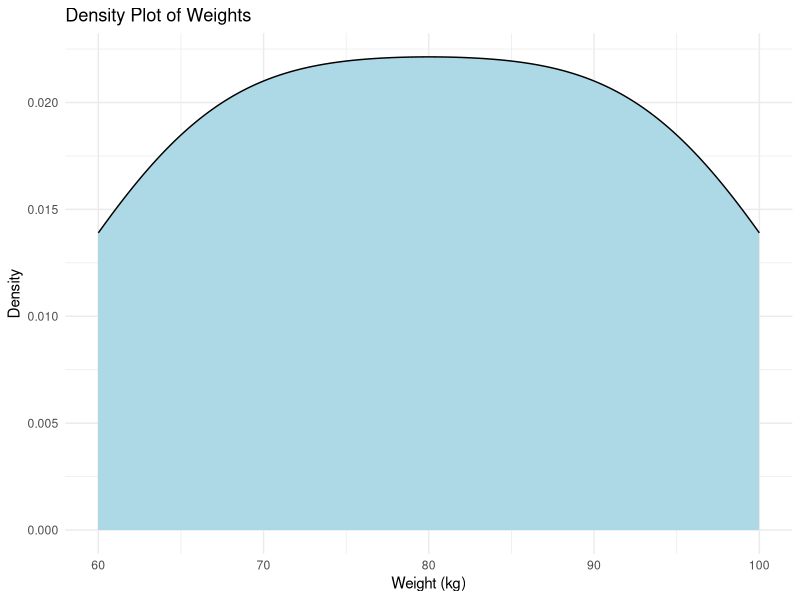

Generate this figure with R:
library(ggplot2)
weights_data <- data.frame(
  Weight = c(60, 65, 70, 75, 80, 85, 90, 95, 100)
)

# Plot density plot
ggplot(weights_data, aes(x = Weight)) +
  geom_density(fill = "lightblue") +
  labs(title = "Density Plot of Weights",
       x = "Weight (kg)",
       y = "Density") +
  theme_minimal()
